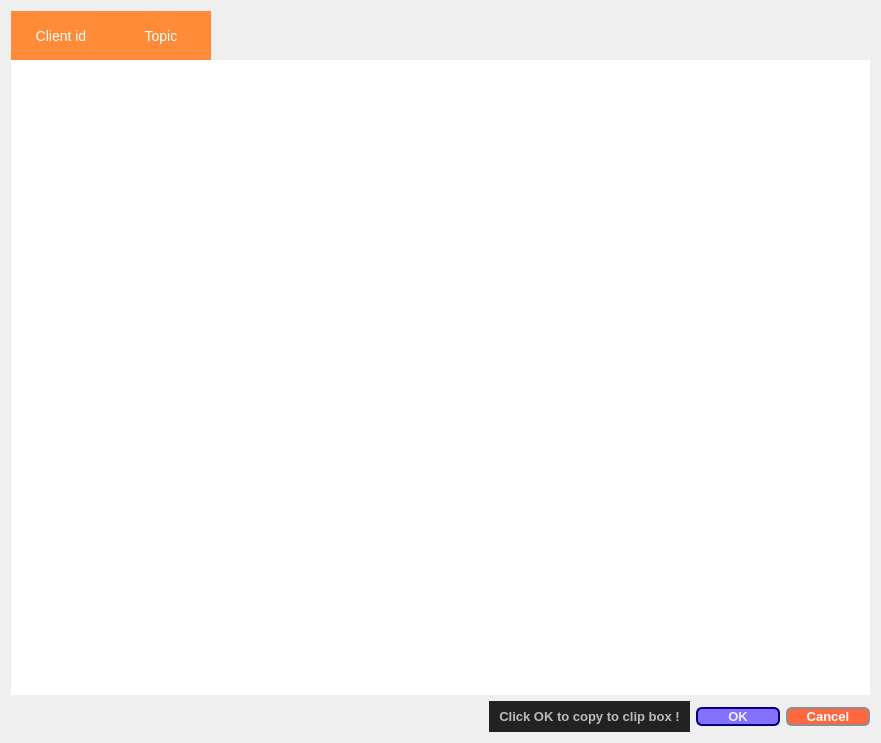
<?xml version="1.0" encoding="UTF-8"?>
<ui version="4.0">
 <class>EMQ_Topic_Get_Dialog</class>
 <widget class="QDialog" name="EMQ_Topic_Get_Dialog">
  <property name="geometry">
   <rect>
    <x>0</x>
    <y>0</y>
    <width>881</width>
    <height>743</height>
   </rect>
  </property>
  <property name="windowTitle">
   <string>Dialog</string>
  </property>
  <layout class="QGridLayout" name="gridLayout">
   <item row="0" column="0">
    <widget class="QTableWidget" name="EMQ_Data_tableWidget">
     <property name="styleSheet">
      <string notr="true">/* 标题头 每个单独的标题区域*/
QHeaderView::section {

    font-size:14px;                /* 每个标题的字体大小*/
    font-family:&quot;Microsoft YaHei&quot;; /* 每个标题的字体类型*/
    color:#FFFFFF;                 /* 每个标题的字体颜色*/

    background:#ff8a37;            /* 每个标题区域的背景色*/
    border:none;                   /* 每个标题区域的边框*/

    min-height:49px;               /* 标题区域的高度*/
    max-height:49px;              

    margin-left:0px;               /* 每个标题区域的margin*/
    padding-left:0px;              /* 每个标题区域的padding*/
}

/* 整个表格控件*/
QTableWidget{
    background:#FFFFFF;            /* 整个表格控件 背景色*/
    border:none;                   /* 整个表格控件 边框*/

    font-size:12px;                /* 所有字体大小*/
    font-family:&quot;Microsoft YaHei&quot;; /* 所有字体 family*/
    color:#666666;                 /* 所有字体颜色*/
}

/* 每个单元格*/
QTableWidget::item {
    border-bottom:1px solid #EEF1F7 ; /* 只显示每个单元格下边框*/
}

/* 每个单元格被选中状态*/
QTableWidget::item::selected {

    color:#ff6a38;                         /*每个单元格被选中时 字体颜色*/
    background:#EFF4FF;                /*每个单元格被选中时 背景颜色*/
}

QTableView::indicator:unchecked {
	image: url(./images/checkBox2_unchecked.png)
}

QTableView::indicator:checked {
	image: url(./images/checkBox2_checked.png)
}


</string>
     </property>
     <property name="verticalScrollBarPolicy">
      <enum>Qt::ScrollBarAsNeeded</enum>
     </property>
     <property name="horizontalScrollBarPolicy">
      <enum>Qt::ScrollBarAsNeeded</enum>
     </property>
     <property name="selectionMode">
      <enum>QAbstractItemView::SingleSelection</enum>
     </property>
     <property name="selectionBehavior">
      <enum>QAbstractItemView::SelectRows</enum>
     </property>
     <column>
      <property name="text">
       <string>Client id</string>
      </property>
     </column>
     <column>
      <property name="text">
       <string>Topic</string>
      </property>
     </column>
    </widget>
   </item>
   <item row="1" column="0">
    <layout class="QHBoxLayout" name="horizontalLayout">
     <item>
      <spacer name="horizontalSpacer">
       <property name="orientation">
        <enum>Qt::Horizontal</enum>
       </property>
       <property name="sizeHint" stdset="0">
        <size>
         <width>40</width>
         <height>20</height>
        </size>
       </property>
      </spacer>
     </item>
     <item>
      <widget class="QLabel" name="ClipBox_Message_lable">
       <property name="minimumSize">
        <size>
         <width>201</width>
         <height>31</height>
        </size>
       </property>
       <property name="maximumSize">
        <size>
         <width>201</width>
         <height>31</height>
        </size>
       </property>
       <property name="styleSheet">
        <string notr="true">QStackedWidget, QLabel, QPushButton, QRadioButton, QCheckBox, 
QGroupBox, QStatusBar, QToolButton, QComboBox, QDialog {
    background-color: #222222;
    color: #BBBBBB;
    font-family: &quot;Calibri&quot;;
	font-size:13px;
	font-weight:bold;
}</string>
       </property>
       <property name="text">
        <string>Click OK to copy to clip box !</string>
       </property>
       <property name="alignment">
        <set>Qt::AlignCenter</set>
       </property>
      </widget>
     </item>
     <item>
      <widget class="QPushButton" name="EMQ_Data_Dialog_OK_Button">
       <property name="enabled">
        <bool>false</bool>
       </property>
       <property name="styleSheet">
        <string notr="true">QPushButton{	
	border:2px solid #8f8f91;
	border-radius:6px;
	background-color: #8570ff;
	min-width:80px;
	font-family:&quot;微软雅黑&quot;;
	font-size:13px;
	font-weight:bold;
	color:#eaefff;
}

QPushButton:pressed {
background-color: qlineargradient(x1:0, y1:0, x2:0, y2:1,
stop:0#dadbde, stop: 1 #f6f7fa);
}

QPushButton:flat {
border: none;/* no border for a flat push button */
}

QPushButton:default{
border-color: navy;/* make the default button prominent */
}


</string>
       </property>
       <property name="text">
        <string>OK</string>
       </property>
      </widget>
     </item>
     <item>
      <widget class="QPushButton" name="EMQ_Data_Dialog_Cancel_Button">
       <property name="styleSheet">
        <string notr="true">QPushButton{	
	border:2px solid #8f8f91;
	border-radius:6px;
	background-color: #ff6741;
	min-width:80px;
	font-family:&quot;微软雅黑&quot;;
	font-size:13px;
	font-weight:bold;
	color:#ffffff;
}

QPushButton:pressed {
background-color: qlineargradient(x1:0, y1:0, x2:0, y2:1,
stop:0#dadbde, stop: 1 #f6f7fa);
}

QPushButton:flat {
border: none;/* no border for a flat push button */
}

QPushButton:default{
border-color: navy;/* make the default button prominent */
}</string>
       </property>
       <property name="text">
        <string>Cancel</string>
       </property>
      </widget>
     </item>
    </layout>
   </item>
  </layout>
 </widget>
 <resources/>
 <connections/>
</ui>
